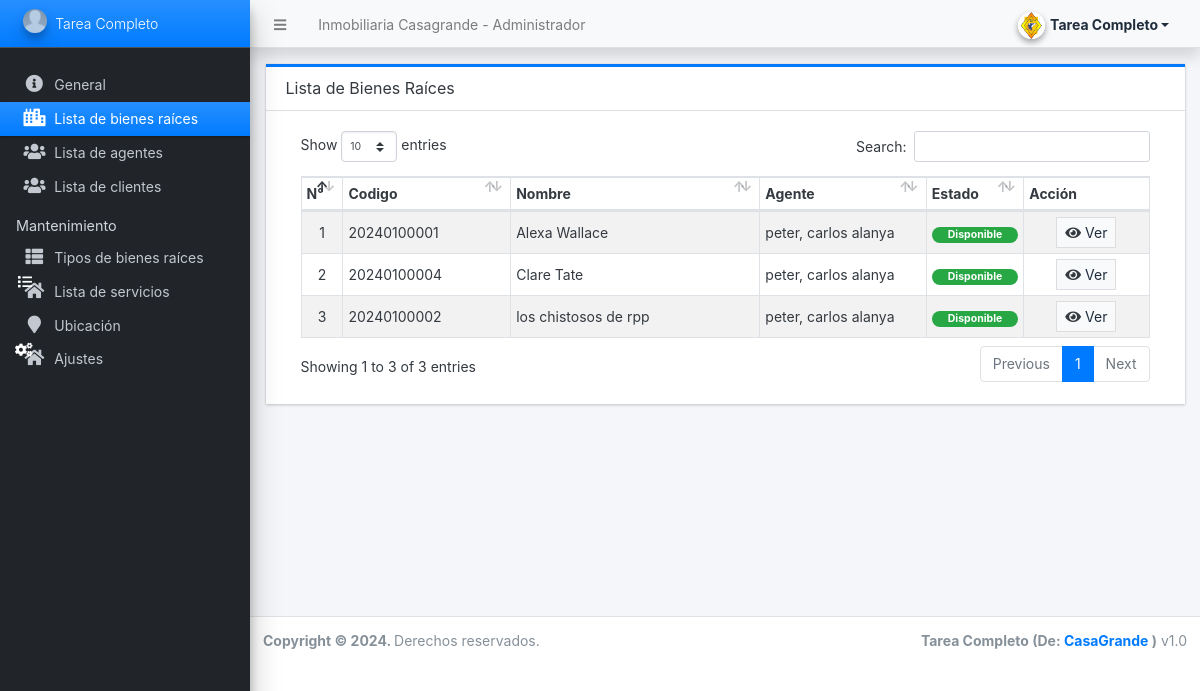
Page /admin/?page=real_estate (signed in) on the committed database.
### tables this page shows
CREATE TABLE `real_estate_list` (
  `id` int(30) NOT NULL,
  `code` varchar(100) NOT NULL,
  `name` text NOT NULL,
  `type_id` int(30) NOT NULL,
  `agent_id` int(30) NOT NULL,
  `status` tinyint(1) NOT NULL DEFAULT 1 COMMENT '1 = Available, 2 = not Available',
  `date_created` datetime NOT NULL DEFAULT current_timestamp(),
  `date_updated` datetime DEFAULT NULL ON UPDATE current_timestamp()
);

### config.php (called while the page is built, shortened)
<?php
require_once('classes/DBConnection.php');
require_once('classes/SystemSettings.php');
function validate_image($file){
	if(!empty($file)){
        $ex = explode("?",$file);
        $file = $ex[0];
        $ts = isset($ex[1]) ? "?".$ex[1] : '';
		if(is_file(base_app.$file)){
			return base_url.$file.$ts;
		}else{
			return base_url.'dist/img/no-image-available.png';
		}
	}else{
		return base_url.'dist/img/no-image-available.png';
	}
}
function isMobileDevice(){
    $aMobileUA = array(
        '/iphone/i' => 'iPhone',
        '/ipod/i' => 'iPod',
        '/ipad/i' => 'iPad',
        '/android/i' => 'Android',
        '/blackberry/i' => 'BlackBerry',
        '/webos/i' => 'Mobile'
    );
    return false;
}
?>

### classes/DBConnection.php (called while the page is built, shortened)
<?php
class DBConnection{
    private $host = DB_SERVER;
    private $username = DB_USERNAME;
    private $password = DB_PASSWORD;
    private $database = DB_NAME;
    public $conn;
    public function __construct(){
        if (!isset($this->conn)) {
            $this->conn = new mysqli($this->host, $this->username, $this->password, $this->database);
        }
    }
}
?>

### classes/SystemSettings.php (called while the page is built, shortened)
<?php
class SystemSettings extends DBConnection{
	function userdata($field = ''){
		if(!empty($field)){
			if(isset($_SESSION['userdata'][$field]))
				return $_SESSION['userdata'][$field];
			else
				return null;
		}else{
			return false;
		}
	}
	function info($field=''){
		if(!empty($field)){
			if(isset($_SESSION['system_info'][$field]))
				return $_SESSION['system_info'][$field];
			else
				return false;
		}else{
			return false;
		}
	}
}
$_settings = new SystemSettings();
?>

### admin/real_estate/index.php (the view, shortened to what this page needs)
<div class="card card-outline rounded-0 card-primary">
	<div class="card-header">
		<h3 class="card-title">Lista de Bienes Raíces</h3>
	</div>
	<div class="card-body">
		<div class="container-fluid">
        <div class="container-fluid">
			<table class="table table-hover table-striped table-bordered">
				<colgroup>
					<col width="5%">
					<col width="20%">
					<col width="30%">
					<col width="20%">
					<col width="10%">
					<col width="15%">
				</colgroup>
				<thead>
					<tr>
						<th>N°</th>
						<th>Codigo</th>
						<th>Nombre</th>
						<th>Agente</th>
						<th>Estado</th>
						<th>Acción</th>
					</tr>
				</thead>
				<tbody>
					<?php
					$i = 1;
						$qry = $conn->query("SELECT r.*,CONCAT(a.lastname, ', ', a.firstname, ' ', COALESCE(a.middlename, '')) as fullname FROM real_estate_list r inner join agent_list a on r.agent_id = a.id order by r.name asc ");
						while($row = $qry->fetch_assoc()):
					?>
						<tr>
							<td class="text-center"><?php echo $i++; ?></td>
							<td><p class="m-0 truncate-1"><?= $row['code'] ?></p></td>
							<td><p class="m-0 truncate-1"><?= $row['name'] ?></p></td>
							<td><p class="m-0 truncate-1"><?= $row['fullname'] ?></p></td>
							<td class="text-center">
                                <?php if($row['status'] == 1): ?>
                                    <span class="badge badge-success px-3 rounded-pill">Disponible</span>
                                <?php else: ?>
                                    <span class="badge badge-danger px-3 rounded-pill">No disponible</span>
                                <?php endif; ?>
                            </td>
							<td align="center">
								<a class="btn btn-default bg-gradient-light btn-flat btn-sm" href="?page=real_estate/view_estate&id=<?php echo $row['id'] ?>"><span class="fa fa-eye text-dark"></span> Ver</a>
							</td>
						</tr>
					<?php endwhile; ?>
				</tbody>
			</table>
		</div>
		</div>
	</div>
</div>

### admin/index.php (shortened to what this page needs)
<?php require_once('../config.php'); ?>
 <!DOCTYPE html>
<html lang="en" class="" style="height: auto;">
<?php require_once('inc/header.php') ?>
  <body class="sidebar-mini layout-fixed control-sidebar-slide-open layout-navbar-fixed sidebar-mini-md sidebar-mini-xs text-sm" data-new-gr-c-s-check-loaded="14.991.0" data-gr-ext-installed="" style="height: auto;">
    <div class="wrapper">
     <?php require_once('inc/topBarNav.php') ?>
     <?php require_once('inc/navigation.php') ?>
     <?php $page = isset($_GET['page']) ? $_GET['page'] : 'home';  ?>
      <div class="content-wrapper  pt-3" style="min-height: 567.854px;">
        <section class="content  text-dark">
          <div class="container-fluid">
            <?php
              if(!file_exists($page.".php") && !is_dir($page)){
                  include '404.html';
              }else{
                if(is_dir($page))
                  include $page.'/index.php';
                else
                  include $page.'.php';
              }
            ?>
          </div>
        </section>
      </div>
      <?php require_once('inc/footer.php') ?>
  </body>
</html>

### admin/inc/header.php (shortened to what this page needs)
<head>
    <link rel="stylesheet" href="<?php echo base_url ?>plugins/fontawesome-free/css/all.min.css">
    <link rel="stylesheet" href="<?php echo base_url ?>plugins/tempusdominus-bootstrap-4/css/tempusdominus-bootstrap-4.min.css">
  <link rel="stylesheet" href="<?php echo base_url ?>plugins/datatables-bs4/css/dataTables.bootstrap4.min.css">
  <link rel="stylesheet" href="<?php echo base_url ?>plugins/datatables-responsive/css/responsive.bootstrap4.min.css">
  <link rel="stylesheet" href="<?php echo base_url ?>plugins/datatables-buttons/css/buttons.bootstrap4.min.css">
  <link rel="stylesheet" href="<?php echo base_url ?>plugins/select2/css/select2.min.css">
  <link rel="stylesheet" href="<?php echo base_url ?>plugins/select2-bootstrap4-theme/select2-bootstrap4.min.css">
    <link rel="stylesheet" href="<?php echo base_url ?>plugins/icheck-bootstrap/icheck-bootstrap.min.css">
    <link rel="stylesheet" href="<?php echo base_url ?>plugins/jqvmap/jqvmap.min.css">
    <link rel="stylesheet" href="<?php echo base_url ?>dist/css/adminlte.css">
    <link rel="stylesheet" href="<?php echo base_url ?>dist/css/custom.css">
    <link rel="stylesheet" href="<?php echo base_url ?>plugins/overlayScrollbars/css/OverlayScrollbars.min.css">
    <link rel="stylesheet" href="<?php echo base_url ?>plugins/daterangepicker/daterangepicker.css">
    <link rel="stylesheet" href="<?php echo base_url ?>plugins/summernote/summernote-bs4.min.css">
  <link rel="stylesheet" href="<?php echo base_url ?>plugins/sweetalert2-theme-bootstrap-4/bootstrap-4.min.css">
  </head>

### admin/inc/topBarNav.php (shortened to what this page needs)
<nav class="main-header navbar navbar-expand navbar-light shadow text-sm">
  <ul class="navbar-nav">
    <li class="nav-item">
    <a class="nav-link" data-widget="pushmenu" href="#" role="button"><i class="fas fa-bars"></i></a>
    </li>
    <li class="nav-item d-none d-sm-inline-block">
      <a href="<?php echo base_url ?>" class="nav-link"><?php echo (!isMobileDevice()) ? $_settings->info('name'):$_settings->info('short_name'); ?> - Administrador</a>
    </li>
  </ul>
  <ul class="navbar-nav ml-auto">
    <li class="nav-item">
      <div class="btn-group nav-link">
            <button type="button" class="btn btn-rounded badge badge-light dropdown-toggle dropdown-icon" data-toggle="dropdown">
              <span><img src="<?php echo validate_image($_settings->userdata('avatar')) ?>" class="img-circle elevation-2 user-img" alt="User Image"></span>
              <span class="ml-3"><?php echo ucwords($_settings->userdata('firstname').' '.$_settings->userdata('lastname')) ?></span>
            </button>
        </div>
    </li>
  </ul>
</nav>

### admin/inc/navigation.php (shortened to what this page needs)
<aside class="main-sidebar sidebar-dark-dark elevation-4 sidebar-no-expand" style="background-color:#212529;">
        <a href="<?php echo base_url ?>admin" class="brand-link bg-gradient-primary text-sm" style="background-color:#212529;">
        <img src="<?php echo validate_image($_settings->info('logo'))?>" alt="Store Logo" class="brand-image img-circle elevation-3" style="opacity: .8;width: 1.5rem;height: 1.5rem;max-height: unset">
        <span class="brand-text font-weight-light"><?php echo $_settings->info('short_name') ?></span>
        </a>
        <div class="sidebar os-host os-theme-light os-host-overflow os-host-overflow-y os-host-resize-disabled os-host-transition os-host-scrollbar-horizontal-hidden">
          <div class="os-content-glue" style="margin: 0px -8px; width: 249px; height: 646px;"></div>
          <div class="os-padding">
            <div class="os-viewport os-viewport-native-scrollbars-invisible" style="overflow-y: scroll;">
              <div class="os-content" style="padding: 0px 8px; height: 100%; width: 100%;">
                <nav class="mt-4">
                <ul class="nav nav-pills nav-sidebar flex-column text-sm nav-compact nav-flat nav-child-indent nav-collapse-hide-child" data-widget="treeview" role="menu" data-accordion="false" style="background-color:#212529 ;">
                <li class="nav-item dropdown">
                      <a href="./" class="nav-link nav-home">
                        <i class="nav-icon fas fa-info-circle"></i>
                        <p>
                          General
                        </p>
                      </a>
                    </li>
                    <li class="nav-item dropdown">
                      <a href="<?php echo base_url ?>admin/?page=real_estate" class="nav-link nav-real_estate">
                        <i class="nav-icon fas fa-city"></i>
                        <p>
                        Lista de bienes raíces
                        </p>
                      </a>
                    </li>
                    <li class="nav-item dropdown">
                      <a href="<?php echo base_url ?>admin/?page=agents" class="nav-link nav-agents">
                        <i class="nav-icon fas fa-users"></i>
                        <p>
                        Lista de agentes
                        </p>
                      </a>
                    </li>
                    <li class="nav-item dropdown">
                      <a href="<?php echo base_url ?>admin/?page=clientes" class="nav-link nav-clientes">
                        <i class="nav-icon fas fa-users"></i>
                        <p>
                        Lista de clientes
                        </p>
                      </a>
                    </li>
                    <li class="nav-header">Mantenimiento</li>
                    <li class="nav-item dropdown">
                      <a href="<?php echo base_url ?>admin/?page=types" class="nav-link nav-types">
                        <i class="nav-icon fas fa-th-list"></i>
                        <p>
                        Tipos de bienes raíces
                        </p>
                      </a>
                    </li>
                    <li class="nav-item dropdown">
                      <a href="<?php echo base_url ?>admin/?page=amenities" class="nav-link nav-amenities">
                        <i class="nav-icon fas fa-home"></i>
                      <i class="fas fa-list" style="position: absolute; top: 0.08px; left: 18px; color:white;"></i></span>
                        <p>
                        Lista de servicios
                        </p>
                      </a>
                    </li>
                    <li class="nav-item dropdown">
                      <a href="<?php echo base_url ?>admin/?page=ubicacion" class="nav-link nav-ubicacion">
                        <i class="nav-icon fas fa-map-marker"></i>
                        <p>
                        Ubicación
                        </p>
                      </a>
                    </li>
                    <li class="nav-item dropdown">
                      <a href="<?php echo base_url ?>admin/?page=system_info" class="nav-link nav-system_info">
                      <i class="nav-icon fas fa-home"></i>
                      <i class="fas fa-cogs" style="position: absolute; top: 0.50px; left:15px; color:white;"></i></span>
                        <p>
                        Ajustes
                        </p>
                      </a>
                    </li>
                  </ul>
                </nav>
              </div>
            </div>
          </div>
        </div>
      </aside>

### admin/inc/footer.php (shortened to what this page needs)
<footer class="main-footer text-sm">
        <strong>Copyright © <?php echo date('Y') ?>.
        </strong>
        Derechos reservados.
        <div class="float-right d-none d-sm-inline-block">
          <b><?php echo $_settings->info('short_name') ?> (De: <a href="mailto:oretnom23@gmail.com" target="blank">CasaGrande</a> )</b> v1.0
        </div>
      </footer>
    </div>

### admin/inc/topBarNav.php (style rules this page uses)
.user-img { position: absolute; height: 27px; width: 27px; object-fit: cover; left: -7%; top: -12%; }
.btn-rounded { border-radius: 50px; }

### rows in the picture
real_estate_list: code "20240100001", name "Alexa Wallace", fullname "peter, carlos alanya", status "Disponible"
real_estate_list: code "20240100004", name "Clare Tate", fullname "peter, carlos alanya", status "Disponible"
real_estate_list: code "20240100002", name "los chistosos de rpp", fullname "peter, carlos alanya", status "Disponible"

### other values in the picture
$_settings->info('name') "Inmobiliaria Casagrande"
$_settings->userdata('firstname').' '.$_settings->userdata('lastname') "Tarea Completo"
$_settings->info('short_name') "Tarea Completo"
